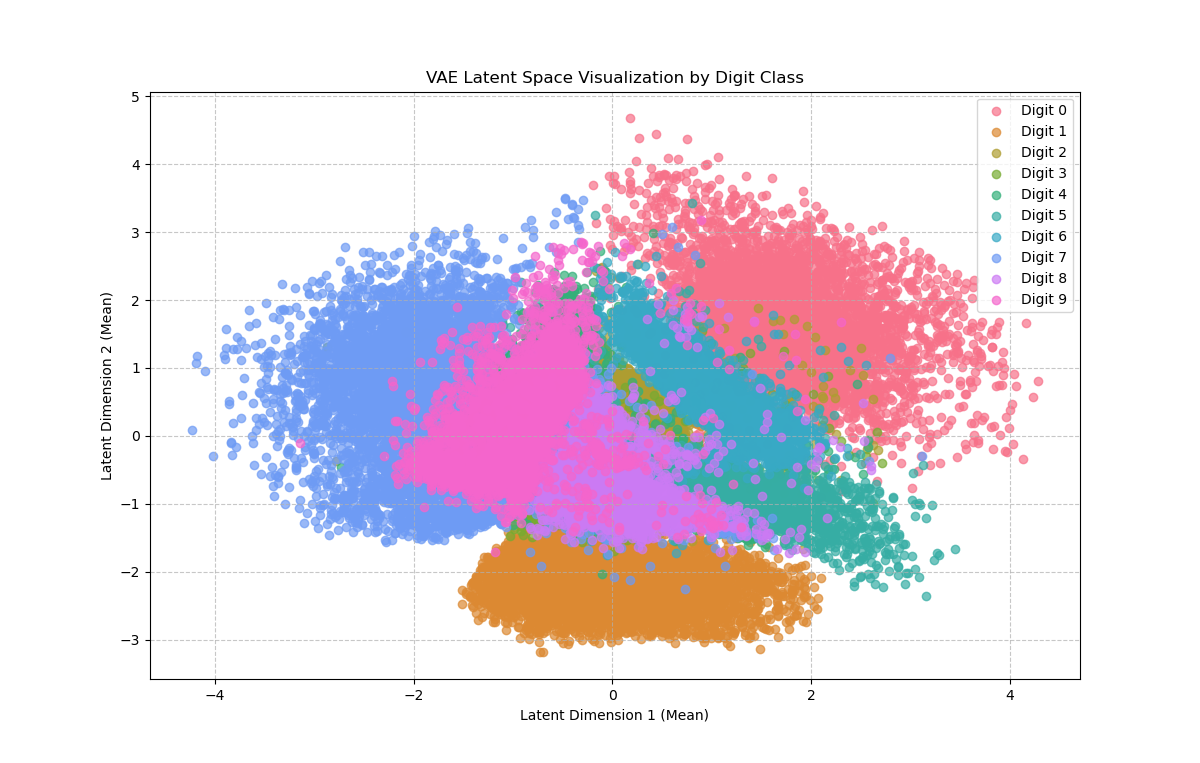

This chart was generated by the following Python code:
import torch
import numpy as np
import torch.nn as nn
from torch.optim import Adam
import matplotlib.pyplot as plt
from torchvision.datasets import MNIST
from torch.utils.data import DataLoader
import torchvision.transforms as transforms
from mpl_toolkits.axes_grid1 import ImageGrid
from torchvision.utils import save_image, make_grid
import seaborn as sns

# create a transofrm to apply to each datapoint
transform = transforms.Compose([transforms.ToTensor()])

# download the MNIST datasets
path = "drive/My Drive/mnist/MNIST_data/"
train_dataset = MNIST(path, transform=transform, download=True)
test_dataset = MNIST(path, transform=transform, download=True)

# create train and test dataloaders
batch_size = 100
train_loader = DataLoader(dataset=train_dataset, batch_size=batch_size, shuffle=True)
test_loader = DataLoader(dataset=test_dataset, batch_size=batch_size, shuffle=False)

device = torch.device("cuda" if torch.cuda.is_available() else "cpu")

print(f"device = {device}")
# get 25 sample training images for visualization
dataiter = iter(train_loader)
image = next(dataiter)

num_samples = 25
sample_images = [image[0][i, 0] for i in range(num_samples)]

fig = plt.figure(figsize=(5, 5))
grid = ImageGrid(fig, 111, nrows_ncols=(5, 5), axes_pad=0.1)

for ax, im in zip(grid, sample_images):
    ax.imshow(im, cmap="gray")
    ax.axis("off")

plt.show()


class Encoder(nn.Module):

    def __init__(self, input_dim=784, hidden_dim=512, latent_dim=256):
        super(Encoder, self).__init__()

        self.linear1 = nn.Linear(input_dim, hidden_dim)
        self.linear2 = nn.Linear(hidden_dim, hidden_dim)
        self.mean = nn.Linear(hidden_dim, latent_dim)
        self.var = nn.Linear(hidden_dim, latent_dim)
        self.LeakyReLU = nn.LeakyReLU(0.2)
        self.training = True

    def forward(self, x):
        x = self.LeakyReLU(self.linear1(x))
        x = self.LeakyReLU(self.linear2(x))

        mean = self.mean(x)
        log_var = self.var(x)
        return mean, log_var


class Decoder(nn.Module):

    def __init__(self, output_dim=784, hidden_dim=512, latent_dim=256):
        super(Decoder, self).__init__()

        self.linear2 = nn.Linear(latent_dim, hidden_dim)
        self.linear1 = nn.Linear(hidden_dim, hidden_dim)
        self.output = nn.Linear(hidden_dim, output_dim)
        self.LeakyReLU = nn.LeakyReLU(0.2)

    def forward(self, x):
        x = self.LeakyReLU(self.linear2(x))
        x = self.LeakyReLU(self.linear1(x))

        x_hat = torch.sigmoid(self.output(x))
        return x_hat


class VAE(nn.Module):

    def __init__(self, input_dim=784, hidden_dim=400, latent_dim=200, device=device):
        super(VAE, self).__init__()

        # encoder
        self.encoder = nn.Sequential(
            nn.Linear(input_dim, hidden_dim),
            nn.LeakyReLU(0.2),
            nn.Linear(hidden_dim, latent_dim),
            nn.LeakyReLU(0.2),
        )

        # latent mean and variance
        self.mean_layer = nn.Linear(latent_dim, 2)
        self.logvar_layer = nn.Linear(latent_dim, 2)

        # decoder
        self.decoder = nn.Sequential(
            nn.Linear(2, latent_dim),
            nn.LeakyReLU(0.2),
            nn.Linear(latent_dim, hidden_dim),
            nn.LeakyReLU(0.2),
            nn.Linear(hidden_dim, input_dim),
            nn.Sigmoid(),
        )

    def encode(self, x):
        x = self.encoder(x)
        mean, logvar = self.mean_layer(x), self.logvar_layer(x)
        return mean, logvar

    def reparameterization(self, mean, var):
        epsilon = torch.randn_like(var).to(device)
        # Returns a tensor with the same size as input that is filled with random numbers
        # from a normal distribution with mean 0 and variance 1.
        z = mean + var * epsilon
        return z

    def decode(self, x):
        return self.decoder(x)

    def forward(self, x):
        mean, log_var = self.encode(x)
        z = self.reparameterization(mean, log_var)
        x_hat = self.decode(z)
        return x_hat, mean, log_var

    def forward(self, x):
        mean, log_var = self.encode(x)
        z = self.reparameterization(mean, torch.exp(0.5 * log_var))
        x_hat = self.decode(z)
        return x_hat, mean, log_var


model = VAE().to(device)
optimizer = Adam(model.parameters(), lr=1e-3)


def loss_function(x, x_hat, mean, log_var):
    reproduction_loss = nn.functional.binary_cross_entropy(x_hat, x, reduction="sum")
    KLD = -0.5 * torch.sum(1 + log_var - mean.pow(2) - log_var.exp())
    return reproduction_loss + KLD


def train(model, optimizer, epochs, device, x_dim=784):
    model.train()
    for epoch in range(epochs):
        overall_loss = 0
        for batch_idx, (x, _) in enumerate(train_loader):
            x = x.view(batch_size, x_dim).to(device)
            optimizer.zero_grad()
            x_hat, mean, log_var = model(x)
            loss = loss_function(x, x_hat, mean, log_var)
            overall_loss += loss.item()

            loss.backward()
            optimizer.step()

        print(
            "\tEpoch",
            epoch + 1,
            "\tAverage Loss: ",
            overall_loss / (batch_idx * batch_size),
        )
    return overall_loss


overall_loss = train(model, optimizer, epochs=50, device=device)


def generate_digit(mean, var):
    z_sample = torch.tensor([[mean, var]], dtype=torch.float).to(device)
    x_decoded = model.decode(z_sample)
    digit = x_decoded.detach().cpu().reshape(28, 28)  # reshape vector to 2d array
    plt.title(f"[{mean},{var}]")
    plt.imshow(digit, cmap="gray")
    plt.axis("off")
    plt.show()


# img1: mean0, var1 / img2: mean1, var0
generate_digit(0.0, 1.0), generate_digit(1.0, 0.0)


def plot_latent_space(model, scale=5.0, n=25, digit_size=28, figsize=15):
    # display a n*n 2D manifold of digits
    figure = np.zeros((digit_size * n, digit_size * n))

    # construct a grid
    grid_x = np.linspace(-scale, scale, n)
    grid_y = np.linspace(-scale, scale, n)[::-1]

    for i, yi in enumerate(grid_y):
        for j, xi in enumerate(grid_x):
            z_sample = torch.tensor([[xi, yi]], dtype=torch.float).to(device)
            x_decoded = model.decode(z_sample)
            digit = x_decoded[0].detach().cpu().reshape(digit_size, digit_size)
            figure[
                i * digit_size : (i + 1) * digit_size,
                j * digit_size : (j + 1) * digit_size,
            ] = digit

    plt.figure(figsize=(figsize, figsize))
    plt.title("VAE Latent Space Visualization")
    start_range = digit_size // 2
    end_range = n * digit_size + start_range
    pixel_range = np.arange(start_range, end_range, digit_size)
    sample_range_x = np.round(grid_x, 1)
    sample_range_y = np.round(grid_y, 1)
    plt.xticks(pixel_range, sample_range_x)
    plt.yticks(pixel_range, sample_range_y)
    plt.xlabel("mean, z [0]")
    plt.ylabel("var, z [1]")
    plt.imshow(figure, cmap="Greys_r")
    plt.show()


plot_latent_space(model, scale=1.0)
# plot_latent_space(model, scale=5.0)

import os
import torch


def save_model(model, optimizer, epoch, loss, save_path="vae_model.pth"):
    """
    Save the entire model state, including model parameters, optimizer state,
    current epoch, and loss.

    Args:
    - model: The VAE model
    - optimizer: The optimizer
    - epoch: Current training epoch
    - loss: Last recorded loss
    - save_path: Path to save the model
    """
    torch.save(
        {
            "model_state_dict": model.state_dict(),
            "optimizer_state_dict": optimizer.state_dict(),
            "epoch": epoch,
            "loss": loss,
        },
        save_path,
    )
    print(f"Model saved to {save_path}")


def load_model(model, optimizer=None, load_path="vae_model.pth"):
    """
    Load a saved model state.

    Args:
    - model: The VAE model instance to load state into
    - optimizer: Optional optimizer to load state (if used during training)
    - load_path: Path to the saved model file

    Returns:
    - Tuple of (model, optimizer, epoch, loss) if optimizer is provided
    - Otherwise returns (model, epoch, loss)
    """
    if not os.path.exists(load_path):
        raise FileNotFoundError(f"No model found at {load_path}")

    checkpoint = torch.load(load_path, map_location=device)

    model.load_state_dict(checkpoint["model_state_dict"])
    model.to(device)

    # Optional loading of optimizer state
    if optimizer is not None:
        optimizer.load_state_dict(checkpoint["optimizer_state_dict"])
        return model, optimizer, checkpoint["epoch"], checkpoint["loss"]

    return model, checkpoint["epoch"], checkpoint["loss"]


# Example usage:
# After training, save the model
save_model(model, optimizer, 50, overall_loss, "mnist_vae.pth")

# To load the model later
# Option 1: Load model without optimizer
loaded_model, loaded_epoch, loaded_loss = load_model(
    VAE().to(device), load_path="mnist_vae.pth"
)

# Option 2: Load model with optimizer
loaded_model, loaded_optimizer, loaded_epoch, loaded_loss = load_model(
    VAE().to(device),
    optimizer=Adam(model.parameters(), lr=1e-3),
    load_path="mnist_vae.pth",
)

# If you want to continue training from a saved checkpoint
model = loaded_model
optimizer = loaded_optimizer
start_epoch = loaded_epoch


def plot_latent_space_with_classes(model, train_loader, device):
    # Collect latent representations and their corresponding labels
    latent_means = []
    labels = []

    model.eval()
    with torch.no_grad():
        for x, y in train_loader:
            x = x.view(x.size(0), -1).to(device)
            mean, _ = model.encode(x)
            latent_means.append(mean.cpu().numpy())
            labels.append(y.numpy())

    # Concatenate all collected data
    latent_means = np.concatenate(latent_means)
    labels = np.concatenate(labels)

    # Create a plot
    plt.figure(figsize=(12, 8))

    # Use a color palette with distinct colors for 10 classes
    palette = sns.color_palette("husl", 10)

    # Scatter plot with different colors for each digit class
    for digit in range(10):
        mask = labels == digit
        plt.scatter(
            latent_means[mask, 0],
            latent_means[mask, 1],
            c=[palette[digit]],
            label=f"Digit {digit}",
            alpha=0.7,
        )

    plt.title("VAE Latent Space Visualization by Digit Class")
    plt.xlabel("Latent Dimension 1 (Mean)")
    plt.ylabel("Latent Dimension 2 (Mean)")
    plt.legend()
    plt.grid(True, linestyle="--", alpha=0.7)
    plt.show()


# Use the function after training the model
plot_latent_space_with_classes(model, train_loader, device)
